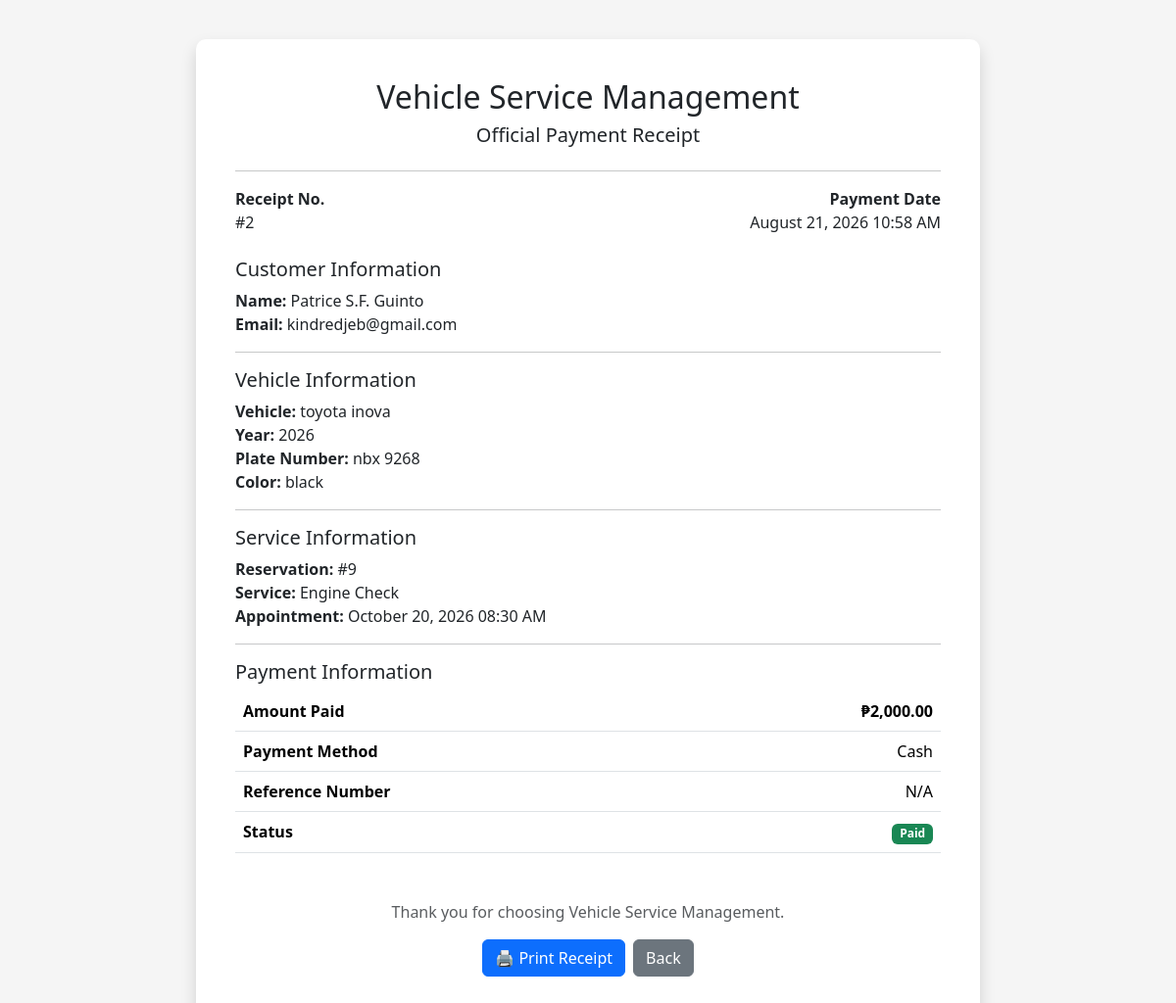
Screenshot of /customer/receipt.php?id=2 (signed in) with the database file from the repository.
### tables this page shows
CREATE TABLE `payments` (
  `id` int(11) NOT NULL,
  `reservation_id` int(11) NOT NULL,
  `amount` decimal(10,2) NOT NULL,
  `payment_method` enum('Cash','GCash','Bank Transfer','Card') NOT NULL DEFAULT 'Cash',
  `status` enum('Pending','Paid','Cancelled') NOT NULL DEFAULT 'Pending',
  `reference_number` varchar(100) DEFAULT NULL,
  `paid_at` datetime DEFAULT NULL,
  `created_at` timestamp NOT NULL DEFAULT current_timestamp()
);

CREATE TABLE `users` (
  `id` int(11) NOT NULL,
  `fullname` varchar(100) NOT NULL,
  `email` varchar(100) NOT NULL,
  `password` varchar(255) NOT NULL,
  `role` enum('customer','staff') DEFAULT 'customer',
  `created_at` timestamp NOT NULL DEFAULT current_timestamp()
);

CREATE TABLE `vehicles` (
  `id` int(11) NOT NULL,
  `user_id` int(11) DEFAULT NULL,
  `customer_id` int(11) DEFAULT NULL,
  `brand` varchar(50) NOT NULL,
  `model` varchar(50) NOT NULL,
  `year` year(4) NOT NULL,
  `plate_number` varchar(20) NOT NULL,
  `color` varchar(30) DEFAULT NULL,
  `created_at` timestamp NOT NULL DEFAULT current_timestamp()
);

CREATE TABLE `reservations` (
  `id` int(11) NOT NULL,
  `reference_number` varchar(30) DEFAULT NULL,
  `user_id` int(11) DEFAULT NULL,
  `customer_id` int(11) DEFAULT NULL,
  `vehicle_id` int(11) NOT NULL,
  `service_type` varchar(100) NOT NULL,
  `appointment_date` date NOT NULL,
  `appointment_time` time NOT NULL,
  `remarks` text DEFAULT NULL,
  `status` enum('Pending','Approved','In Progress','Completed','Cancelled') DEFAULT 'Pending',
  `mechanic_id` int(11) DEFAULT NULL,
  `created_at` timestamp NOT NULL DEFAULT current_timestamp()
);

### customer/receipt.php (the view, shortened to what this page needs)
<?php
include "../includes/config.php";
$user_id = $_SESSION['customer_id'];
$payment_id = intval($_GET['id'] ?? 0);
$stmt = mysqli_prepare(
    $conn,
    "SELECT
        p.id AS payment_id,
        p.amount,
        p.payment_method,
        p.status AS payment_status,
        p.reference_number,
        p.paid_at,
        r.id AS reservation_id,
        r.service_type,
        r.appointment_date,
        r.appointment_time,
        u.fullname,
        u.email,
        v.brand,
        v.model,
        v.year,
        v.plate_number,
        v.color
     FROM payments p
     INNER JOIN reservations r
        ON p.reservation_id = r.id
     INNER JOIN users u
        ON r.user_id = u.id
     INNER JOIN vehicles v
        ON r.vehicle_id = v.id
     WHERE p.id = ?
       AND r.user_id = ?
       AND p.status = 'Paid'
     LIMIT 1"
);
mysqli_stmt_bind_param(
    $stmt,
    "ii",
    $payment_id,
    $user_id
);
mysqli_stmt_execute($stmt);
$result = mysqli_stmt_get_result($stmt);
$receipt = mysqli_fetch_assoc($result);
?>
<!DOCTYPE html>
<html lang="en">
<head>
    <link
        href="https://cdn.jsdelivr.net/npm/bootstrap@5.3.3/dist/css/bootstrap.min.css"
        rel="stylesheet"
    >
</head>
<body>
<div class="receipt-container shadow">
    <div class="text-center mb-4">
        <h2>
            Vehicle Service Management
        </h2>
        <h5>
            Official Payment Receipt
        </h5>
    </div>
    <hr>
    <div class="row mb-4">
        <div class="col-md-6">
            <strong>
                Receipt No.
            </strong>
            <br>
            #<?= $receipt['payment_id']; ?>
        </div>
        <div class="col-md-6 text-md-end">
            <strong>
                Payment Date
            </strong>
            <br>
            <?= date(
                'F d, Y h:i A',
                strtotime($receipt['paid_at'])
            ); ?>
        </div>
    </div>
    <h5>Customer Information</h5>
    <p>
        <strong>Name:</strong>
        <?= htmlspecialchars($receipt['fullname']); ?>
        <br>
        <strong>Email:</strong>
        <?= htmlspecialchars($receipt['email']); ?>
    </p>
    <hr>
    <h5>Vehicle Information</h5>
    <p>
        <strong>Vehicle:</strong>
        <?= htmlspecialchars($receipt['brand']); ?>
        <?= htmlspecialchars($receipt['model']); ?>
        <br>
        <strong>Year:</strong>
        <?= htmlspecialchars($receipt['year']); ?>
        <br>
        <strong>Plate Number:</strong>
        <?= htmlspecialchars($receipt['plate_number']); ?>
        <br>
        <strong>Color:</strong>
        <?= htmlspecialchars($receipt['color'] ?? 'N/A'); ?>
    </p>
    <hr>
    <h5>Service Information</h5>
    <p>
        <strong>Reservation:</strong>
        #<?= $receipt['reservation_id']; ?>
        <br>
        <strong>Service:</strong>
        <?= htmlspecialchars($receipt['service_type']); ?>
        <br>
        <strong>Appointment:</strong>
        <?= date(
            'F d, Y',
            strtotime($receipt['appointment_date'])
        ); ?>
        <?= date(
            'h:i A',
            strtotime($receipt['appointment_time'])
        ); ?>
    </p>
    <hr>
    <h5>Payment Information</h5>
    <table class="table">
        <tr>
            <th>
                Amount Paid
            </th>
            <td class="text-end">
                <strong>
                    ₱<?= number_format($receipt['amount'], 2); ?>
                </strong>
            </td>
        </tr>
        <tr>
            <th>
                Payment Method
            </th>
            <td class="text-end">
                <?= htmlspecialchars(
                    $receipt['payment_method']
                ); ?>
            </td>
        </tr>
        <tr>
            <th>
                Reference Number
            </th>
            <td class="text-end">
                <?= !empty($receipt['reference_number'])
                    ? htmlspecialchars(
                        $receipt['reference_number']
                    )
                    : 'N/A'; ?>
            </td>
        </tr>
        <tr>
            <th>
                Status
            </th>
            <td class="text-end">
                <span class="badge text-bg-success">
                    Paid
                </span>
            </td>
        </tr>
    </table>
    <div class="text-center mt-5">
        <p class="text-muted">
            Thank you for choosing Vehicle Service Management.
        </p>
    </div>
    <div class="d-flex justify-content-center gap-2 no-print">
        <button
            onclick="window.print();"
            class="btn btn-primary"
        >
            🖨 Print Receipt
        </button>
        <a
            href="payments.php"
            class="btn btn-secondary"
        >
            Back
        </a>
    </div>
</div>
</body>
</html>

### customer/receipt.php (style rules this page uses)
body { background: #f5f5f5; }
.receipt-container { max-width: 800px; margin: 40px auto; background: white; padding: 40px; border-radius: 10px; }

### rows the page displays
payments: id "2", paid_at "August 21, 2026 10:58 AM", users.fullname "Patrice S.F. Guinto", users.email "kindredjeb@gmail.com", vehicles.brand "toyota", vehicles.model "inova", vehicles.year "2026", vehicles.plate_number "nbx 9268", vehicles.color "black", reservation "9", reservation.service_type "Engine Check", reservation.appointment_date "October 20, 2026", reservation.appointment_time "08:30 AM", amount "2,000.00", payment_method "Cash"
